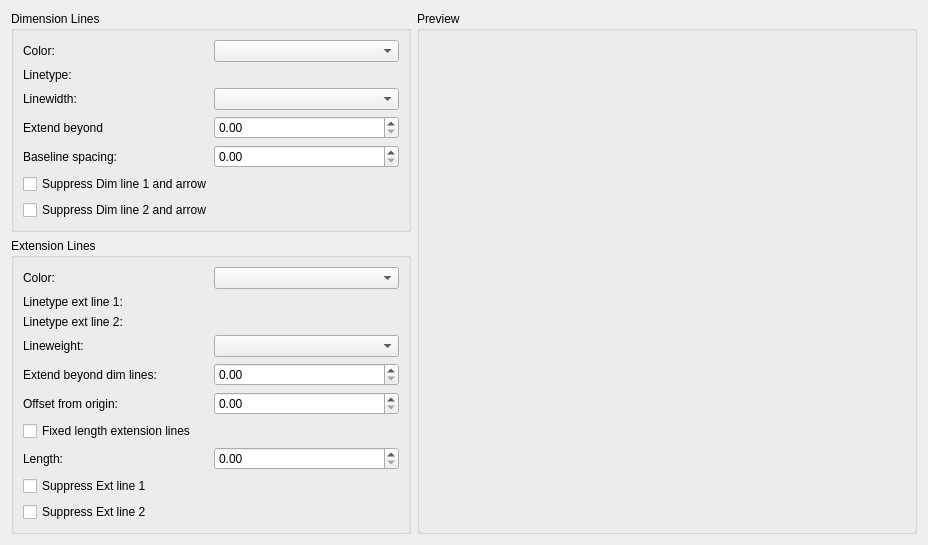
     <widget class="QWidget" name="tabLines">
      <attribute name="title">
       <string>Lines</string>
      </attribute>
      <layout class="QGridLayout" name="gridLayout_4">
       <item row="0" column="0">
        <widget class="QGroupBox" name="gbLinesDimLines">
         <property name="minimumSize">
          <size>
           <width>400</width>
           <height>0</height>
          </size>
         </property>
         <property name="title">
          <string>Dimension Lines</string>
         </property>
         <layout class="QGridLayout" name="gridLayout_3">
          <item row="1" column="1">
           <widget class="QG_LineTypeBox" name="cbDimLineLineType" native="true">
            <property name="sizePolicy">
             <sizepolicy hsizetype="Preferred" vsizetype="Preferred">
              <horstretch>0</horstretch>
              <verstretch>0</verstretch>
             </sizepolicy>
            </property>
            <property name="toolTip">
             <string>Sets the linetype of the dimension line. (DIMLTYPE system variable)</string>
            </property>
           </widget>
          </item>
          <item row="0" column="0">
           <widget class="QLabel" name="label">
            <property name="text">
             <string>Color:</string>
            </property>
           </widget>
          </item>
          <item row="1" column="0">
           <widget class="QLabel" name="label_2">
            <property name="text">
             <string>Linetype:</string>
            </property>
           </widget>
          </item>
          <item row="2" column="0">
           <widget class="QLabel" name="label_3">
            <property name="text">
             <string>Linewidth:</string>
            </property>
           </widget>
          </item>
          <item row="3" column="1">
           <widget class="QDoubleSpinBox" name="dsbDimLineExtendBeyond">
            <property name="sizePolicy">
             <sizepolicy hsizetype="Preferred" vsizetype="Fixed">
              <horstretch>0</horstretch>
              <verstretch>0</verstretch>
             </sizepolicy>
            </property>
            <property name="toolTip">
             <string>Specifies a distance to extend the dimension line past the extension line when you use oblique, architectural, tick, integral, and no marks for arrowheads. (DIMDLE system variable)</string>
            </property>
            <property name="singleStep">
             <double>0.100000000000000</double>
            </property>
           </widget>
          </item>
          <item row="3" column="0">
           <widget class="QLabel" name="label_4">
            <property name="text">
             <string>Extend beyond</string>
            </property>
           </widget>
          </item>
          <item row="0" column="1">
           <widget class="QG_ColorBox" name="cbDimLineColor">
            <property name="sizePolicy">
             <sizepolicy hsizetype="Preferred" vsizetype="Fixed">
              <horstretch>0</horstretch>
              <verstretch>0</verstretch>
             </sizepolicy>
            </property>
            <property name="toolTip">
             <string>Displays and sets the color for the dimension line (DIMCLRD system variable).</string>
            </property>
           </widget>
          </item>
          <item row="2" column="1">
           <widget class="QG_WidthBox" name="cbDimLineWidth">
            <property name="sizePolicy">
             <sizepolicy hsizetype="Preferred" vsizetype="Fixed">
              <horstretch>0</horstretch>
              <verstretch>0</verstretch>
             </sizepolicy>
            </property>
            <property name="toolTip">
             <string>Sets the lineweight of the dimension line. (DIMLWD system variable)</string>
            </property>
           </widget>
          </item>
          <item row="4" column="1">
           <widget class="QDoubleSpinBox" name="dsbBaselineSpacing">
            <property name="sizePolicy">
             <sizepolicy hsizetype="Preferred" vsizetype="Fixed">
              <horstretch>0</horstretch>
              <verstretch>0</verstretch>
             </sizepolicy>
            </property>
            <property name="toolTip">
             <string>Sets the spacing between the dimension lines of a baseline dimension. Enter a distance. For information about baseline dimensions, see DIMBASELINE. (DIMDLI system variable)

</string>
            </property>
            <property name="singleStep">
             <double>0.100000000000000</double>
            </property>
           </widget>
          </item>
          <item row="4" column="0">
           <widget class="QLabel" name="label_5">
            <property name="text">
             <string>Baseline spacing:</string>
            </property>
           </widget>
          </item>
          <item row="6" column="0" colspan="2">
           <widget class="QCheckBox" name="cbDimLineSuppress2">
            <property name="sizePolicy">
             <sizepolicy hsizetype="Preferred" vsizetype="Fixed">
              <horstretch>0</horstretch>
              <verstretch>0</verstretch>
             </sizepolicy>
            </property>
            <property name="toolTip">
             <string>Suppresses display of second dimension line (DIMSD2 system variable)</string>
            </property>
            <property name="text">
             <string>Suppress Dim line 2 and arrow</string>
            </property>
           </widget>
          </item>
          <item row="5" column="0" colspan="2">
           <widget class="QCheckBox" name="cbDimLineSuppress1">
            <property name="sizePolicy">
             <sizepolicy hsizetype="Preferred" vsizetype="Fixed">
              <horstretch>0</horstretch>
              <verstretch>0</verstretch>
             </sizepolicy>
            </property>
            <property name="toolTip">
             <string>Suppresses display of first dimension line (DIMSD1 system variable)</string>
            </property>
            <property name="text">
             <string>Suppress Dim line 1 and arrow</string>
            </property>
           </widget>
          </item>
         </layout>
        </widget>
       </item>
       <item row="1" column="0" rowspan="3">
        <widget class="QGroupBox" name="gbLinesExtLines">
         <property name="title">
          <string>Extension Lines</string>
         </property>
         <layout class="QGridLayout" name="gridLayout_2">
          <item row="0" column="1">
           <widget class="QG_ColorBox" name="cbExtLineColor">
            <property name="sizePolicy">
             <sizepolicy hsizetype="Preferred" vsizetype="Fixed">
              <horstretch>0</horstretch>
              <verstretch>0</verstretch>
             </sizepolicy>
            </property>
            <property name="toolTip">
             <string>Sets the color for the extension line (DIMCLRE system variable.)</string>
            </property>
           </widget>
          </item>
          <item row="7" column="0">
           <widget class="QLabel" name="label_14">
            <property name="text">
             <string>Length:</string>
            </property>
           </widget>
          </item>
          <item row="3" column="1">
           <widget class="QG_WidthBox" name="cbExtLineWidth">
            <property name="sizePolicy">
             <sizepolicy hsizetype="Preferred" vsizetype="Fixed">
              <horstretch>0</horstretch>
              <verstretch>0</verstretch>
             </sizepolicy>
            </property>
            <property name="toolTip">
             <string>Sets the lineweight of the extension line. (DIMLWE system variable)</string>
            </property>
           </widget>
          </item>
          <item row="0" column="0">
           <widget class="QLabel" name="label_7">
            <property name="text">
             <string>Color:</string>
            </property>
           </widget>
          </item>
          <item row="10" column="0">
           <spacer name="verticalSpacer">
            <property name="orientation">
             <enum>Qt::Vertical</enum>
            </property>
            <property name="sizeHint" stdset="0">
             <size>
              <width>0</width>
              <height>0</height>
             </size>
            </property>
           </spacer>
          </item>
          <item row="8" column="0" colspan="2">
           <widget class="QCheckBox" name="cbExtLineSuppress1">
            <property name="sizePolicy">
             <sizepolicy hsizetype="Preferred" vsizetype="Fixed">
              <horstretch>0</horstretch>
              <verstretch>0</verstretch>
             </sizepolicy>
            </property>
            <property name="toolTip">
             <string>Suppresses the display of first extension line (DIMSE1 system variable).</string>
            </property>
            <property name="text">
             <string>Suppress Ext line 1</string>
            </property>
           </widget>
          </item>
          <item row="4" column="1">
           <widget class="QDoubleSpinBox" name="bsbExtLineBeyondDimLine">
            <property name="sizePolicy">
             <sizepolicy hsizetype="Preferred" vsizetype="Fixed">
              <horstretch>0</horstretch>
              <verstretch>0</verstretch>
             </sizepolicy>
            </property>
            <property name="toolTip">
             <string>Specifies a distance to extend the extension lines above the dimension line. (DIMEXE system variable)</string>
            </property>
            <property name="singleStep">
             <double>0.100000000000000</double>
            </property>
           </widget>
          </item>
          <item row="1" column="0">
           <widget class="QLabel" name="label_8">
            <property name="text">
             <string>Linetype ext line 1:</string>
            </property>
           </widget>
          </item>
          <item row="2" column="1">
           <widget class="QG_LineTypeBox" name="cbExtLineType2" native="true">
            <property name="sizePolicy">
             <sizepolicy hsizetype="Preferred" vsizetype="Preferred">
              <horstretch>0</horstretch>
              <verstretch>0</verstretch>
             </sizepolicy>
            </property>
            <property name="toolTip">
             <string>Sets the linetype of the second extension line. (DIMLTEX2 system variable)</string>
            </property>
           </widget>
          </item>
          <item row="9" column="0" colspan="2">
           <widget class="QCheckBox" name="cbExtLineSuppress2">
            <property name="sizePolicy">
             <sizepolicy hsizetype="Preferred" vsizetype="Fixed">
              <horstretch>0</horstretch>
              <verstretch>0</verstretch>
             </sizepolicy>
            </property>
            <property name="toolTip">
             <string>Suppresses the display of second extension line (DIMSE2 system variable).</string>
            </property>
            <property name="text">
             <string>Suppress Ext line 2</string>
            </property>
           </widget>
          </item>
          <item row="3" column="0">
           <widget class="QLabel" name="label_10">
            <property name="text">
             <string>Lineweight:</string>
            </property>
           </widget>
          </item>
          <item row="2" column="0">
           <widget class="QLabel" name="label_9">
            <property name="text">
             <string>Linetype ext line 2:</string>
            </property>
           </widget>
          </item>
          <item row="6" column="0" colspan="2">
           <widget class="QCheckBox" name="cbExtLineFixedLengthOn">
            <property name="toolTip">
             <string>Enables fixed length extension lines. (DIMFXLON system variable)</string>
            </property>
            <property name="text">
             <string>Fixed length extension lines</string>
            </property>
           </widget>
          </item>
          <item row="1" column="1">
           <widget class="QG_LineTypeBox" name="cbExtLineType1" native="true">
            <property name="sizePolicy">
             <sizepolicy hsizetype="Preferred" vsizetype="Preferred">
              <horstretch>0</horstretch>
              <verstretch>0</verstretch>
             </sizepolicy>
            </property>
            <property name="toolTip">
             <string>Sets the linetype of the first extension line. (DIMLTEX1 system variable)</string>
            </property>
           </widget>
          </item>
          <item row="4" column="0">
           <widget class="QLabel" name="label_12">
            <property name="text">
             <string>Extend beyond dim lines:</string>
            </property>
           </widget>
          </item>
          <item row="5" column="0">
           <widget class="QLabel" name="label_13">
            <property name="text">
             <string>Offset from origin:</string>
            </property>
           </widget>
          </item>
          <item row="7" column="1">
           <widget class="QDoubleSpinBox" name="bsbExtLineFixedLength">
            <property name="sizePolicy">
             <sizepolicy hsizetype="Preferred" vsizetype="Fixed">
              <horstretch>0</horstretch>
              <verstretch>0</verstretch>
             </sizepolicy>
            </property>
            <property name="toolTip">
             <string>Sets the total length of the extension lines starting from the dimension line toward the dimension origin. (DIMFXL system variable)</string>
            </property>
            <property name="singleStep">
             <double>0.100000000000000</double>
            </property>
           </widget>
          </item>
          <item row="5" column="1">
           <widget class="QDoubleSpinBox" name="dsbExtLineOffsetFromOrigin">
            <property name="sizePolicy">
             <sizepolicy hsizetype="Preferred" vsizetype="Fixed">
              <horstretch>0</horstretch>
              <verstretch>0</verstretch>
             </sizepolicy>
            </property>
            <property name="toolTip">
             <string>Sets the distance to offset the extension lines from the points on the drawing that define the dimension. (DIMEXO system variable)</string>
            </property>
            <property name="singleStep">
             <double>0.100000000000000</double>
            </property>
           </widget>
          </item>
         </layout>
        </widget>
       </item>
       <item row="0" column="1" rowspan="4">
        <widget class="QGroupBox" name="gbPreviewLines">
         <property name="sizePolicy">
          <sizepolicy hsizetype="Preferred" vsizetype="Expanding">
           <horstretch>0</horstretch>
           <verstretch>0</verstretch>
          </sizepolicy>
         </property>
         <property name="minimumSize">
          <size>
           <width>500</width>
           <height>0</height>
          </size>
         </property>
         <property name="title">
          <string>Preview</string>
         </property>
        </widget>
       </item>
      </layout>
     </widget>
